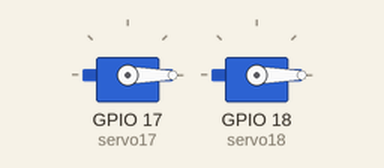
A program run on a simulated Raspberry Pi (BCM pin numbers). Shown: 2 × servo. Servo angles are drawn from the pulse width (0.5 ms = 0°, 2.5 ms = 180°).

Above: at 0.05 s.
At 3.0 s:
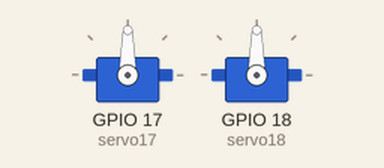
At 6.0 s:
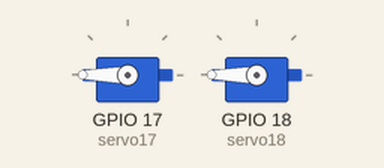
Timing chart, 0 to 7.8 s (numbered marks = the images above):
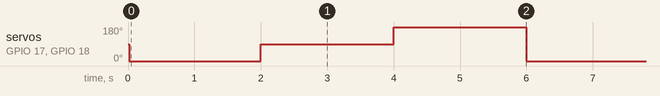

Measured:
- by itself, servo on GPIO 17 (servo17), servo on GPIO 18 (servo18): repeats every 6.0 s: 90° 2.0 s, 180° 2.0 s, 0° 2.0 s

The program:

servo_gpzero17and18.py
```python
from gpiozero import Servo
from time import sleep

from gpiozero.pins.pigpio import PiGPIOFactory
factory = PiGPIOFactory()
servo17 = Servo(17, min_pulse_width=0.5/1000, max_pulse_width=2.5/1000, pin_factory=factory)
servo18 = Servo(18, min_pulse_width=0.5/1000, max_pulse_width=2.5/1000, pin_factory=factory)

#servo = Servo(17)
while True:
    servo17.min()
    servo18.min()
    sleep(2)
    servo17.mid()
    servo18.mid()
    sleep(2)
    servo17.max()
    servo18.max()
    sleep(2)
```
